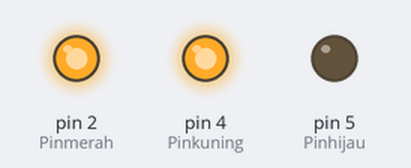
This sketch was run on a simulated Arduino Uno, built with avr-gcc and run on an emulated ATmega328P. Parts: output pins drawn as LEDs (lit = HIGH).

Above: at 5.0 s.
At 12.5 s:
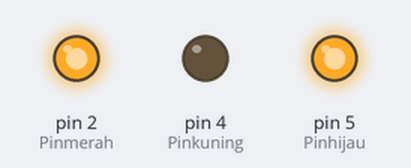
At 22.5 s:
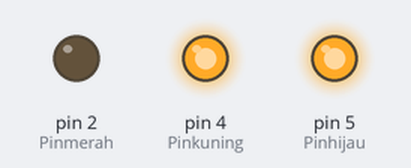
Timing chart, 0 to 39.0 s (numbered marks = the images above):
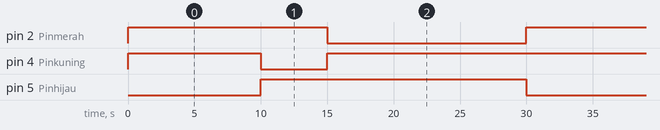

Measured:
- by itself, pin 2 (Pinmerah): alternates HIGH for 15.0 s and LOW for 15.0 s
- by itself, pin 4 (Pinkuning): repeats every 30.0 s: LOW 5.0 s, HIGH 25.0 s
- by itself, pin 5 (Pinhijau): alternates HIGH for 20.0 s and LOW for 10.0 s

The sketch:

Blink.ino
```cpp
 int Pinmerah =  2;
 int Pinkuning =  4;
 int Pinhijau =  5;

int merah = HIGH;
int kuning = HIGH;
int hijau = HIGH;

long Waktumulai = 0;

long interval = 30000;

void setup() {
pinMode(Pinmerah, OUTPUT);
pinMode(Pinkuning, OUTPUT);
pinMode(Pinhijau, OUTPUT);
}

void loop()
{
  unsigned long cekwaktu = millis();
  unsigned long elapsedTime = cekwaktu - Waktumulai;
      if(elapsedTime > interval) {
        Waktumulai = cekwaktu;
        }
      if (elapsedTime < 10000){
        merah = HIGH;
        kuning = HIGH;
        hijau = LOW;
        }
      if (elapsedTime > 10000 && elapsedTime < 15000 ){
        merah = HIGH;
        kuning = LOW;
        hijau = HIGH ;
        }
      if (elapsedTime > 15000  ){
        merah = LOW;
        kuning = HIGH;
        hijau = HIGH ;
        }
        digitalWrite(Pinmerah,merah);
        digitalWrite(Pinhijau,hijau);
        digitalWrite(Pinkuning,kuning);

}
```
